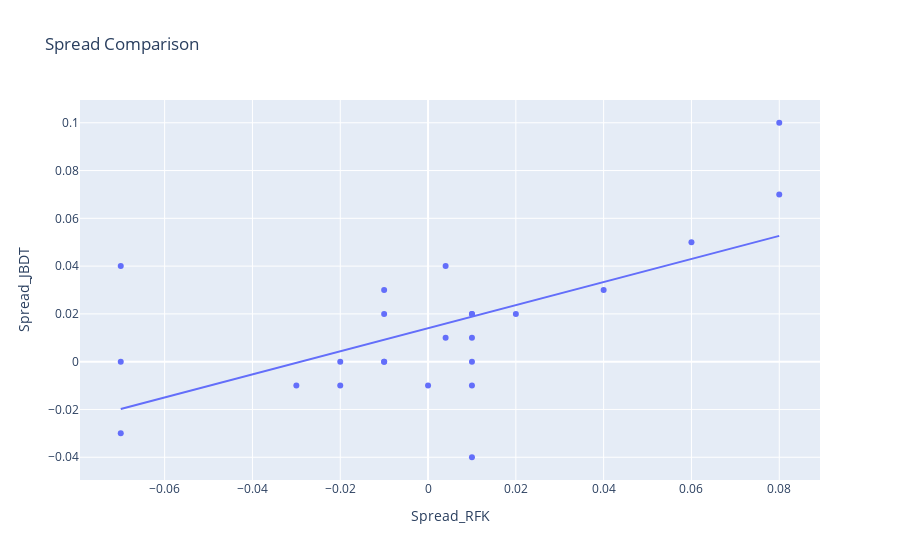

The code cell stored with this chart in its notebook:
### Code cell
#Make the same plot as above but much better looking 

fig = px.scatter(merged, x="Spread_RFK", y="Spread_JBDT", trendline="ols", title="Spread Comparison")
fig.show()

### Figure 1 — Plotly figure (JSON) as saved in the notebook; plotly's stock layout.template omitted (floating-point values rounded to 4 significant figures)
{"data": [{"hovertemplate": "Spread_RFK=%{x}<br>Spread_JBDT=%{y}<extra></extra>", "legendgroup": "", "marker": {"color": "#636efa", "symbol": "circle"}, "mode": "markers", "name": "", "orientation": "v", "showlegend": false, "type": "scatter", "x": [0.01, 0.01, -0.02, -0.02, 0.08, 0.01, 0.08, 0.02, 0.01, 0.01, 0.01, -0.01, -0.01, 0.004, 0.004, -0.03, -0.07, -0.01, 0.06, -0.01, -0.07, -0.07, 0, 0.04], "xaxis": "x", "y": [0, 0.01, 0, -0.01, 0.1, -0.01, 0.07, 0.02, 0.02, 0.02, -0.04, 0.03, 0.02, 0.04, 0.01, -0.01, 0, 0, 0.05, 0, 0.04, -0.03, -0.01, 0.03], "yaxis": "y"}, {"hovertemplate": "<b>OLS trendline</b><br>Spread_JBDT = 0.483016 * Spread_RFK + 0.0140198<br>R<sup>2</sup>=0.379716<br><br>Spread_RFK=%{x}<br>Spread_JBDT=%{y} <b>(trend)</b><extra></extra>", "legendgroup": "", "marker": {"color": "#636efa", "symbol": "circle"}, "mode": "lines", "name": "", "showlegend": false, "type": "scatter", "x": [-0.07, -0.07, -0.07, -0.03, -0.02, -0.02, -0.01, -0.01, -0.01, -0.01, 0, 0.004, 0.004, 0.01, 0.01, 0.01, 0.01, 0.01, 0.01, 0.02, 0.04, 0.06, 0.08, 0.08], "xaxis": "x", "y": [-0.01979, -0.01979, -0.01979, -0.0004707, 0.004359, 0.004359, 0.00919, 0.00919, 0.00919, 0.00919, 0.01402, 0.01595, 0.01595, 0.01885, 0.01885, 0.01885, 0.01885, 0.01885, 0.01885, 0.02368, 0.03334, 0.043, 0.05266, 0.05266], "yaxis": "y"}], "layout": {"legend": {"tracegroupgap": 0}, "title": {"text": "Spread Comparison"}, "xaxis": {"anchor": "y", "domain": [0, 1], "title": {"text": "Spread_RFK"}}, "yaxis": {"anchor": "x", "domain": [0, 1], "title": {"text": "Spread_JBDT"}}}}
